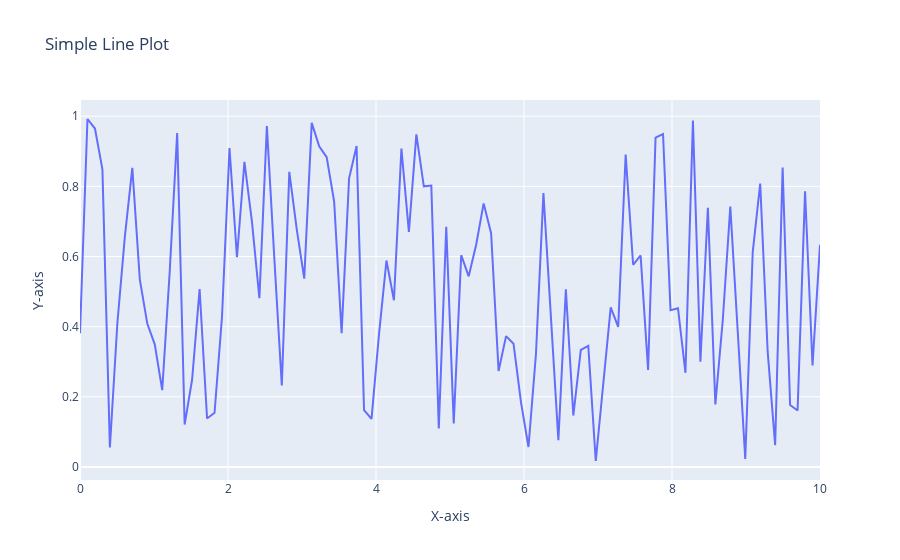

Notebook source saved alongside this figure:
### Code cell
import plotly.graph_objects as go
import numpy as np

# Generate random data
x = np.linspace(0, 10, 100)
y = np.random.rand(100)

# Create the line plot
fig = go.Figure(data=go.Scatter(x=x, y=y, mode='lines'))

# Set axis labels and title
fig.update_layout(
    xaxis_title="X-axis",
    yaxis_title="Y-axis",
    title="Simple Line Plot")

# Show the plot
fig.show()
